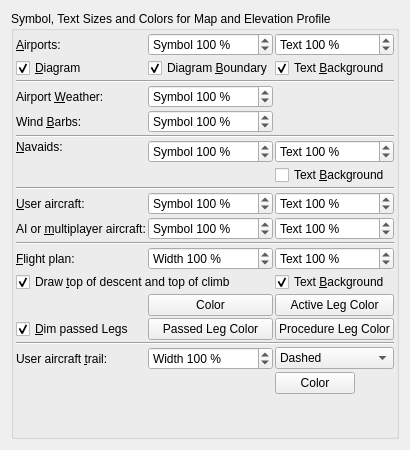
      <widget class="QWidget" name="stackedWidgetOptionsPage4">
       <layout class="QHBoxLayout" name="horizontalLayout">
        <item>
         <widget class="QGroupBox" name="groupBoxOptionsDisplay">
          <property name="title">
           <string>Symbol, Text Sizes and Colors for Map and Elevation Profile</string>
          </property>
          <layout class="QGridLayout" name="gridLayout_10">
           <property name="leftMargin">
            <number>2</number>
           </property>
           <property name="topMargin">
            <number>2</number>
           </property>
           <property name="rightMargin">
            <number>2</number>
           </property>
           <property name="bottomMargin">
            <number>2</number>
           </property>
           <property name="spacing">
            <number>2</number>
           </property>
           <item row="9" column="0" colspan="3">
            <widget class="Line" name="line_4">
             <property name="orientation">
              <enum>Qt::Horizontal</enum>
             </property>
            </widget>
           </item>
           <item row="7" column="2">
            <widget class="QSpinBox" name="spinBoxOptionsDisplayTextSizeNavaid">
             <property name="toolTip">
              <string>For VOR, NDB, ILS,waypoints, airways, top of climb and top of descent (also for flight plan).
Afftects map and elevation profile.</string>
             </property>
             <property name="suffix">
              <string> %</string>
             </property>
             <property name="prefix">
              <string>Text </string>
             </property>
             <property name="minimum">
              <number>50</number>
             </property>
             <property name="maximum">
              <number>200</number>
             </property>
             <property name="singleStep">
              <number>10</number>
             </property>
             <property name="value">
              <number>100</number>
             </property>
            </widget>
           </item>
           <item row="10" column="2">
            <widget class="QSpinBox" name="spinBoxOptionsDisplayTextSizeAircraftUser">
             <property name="toolTip">
              <string/>
             </property>
             <property name="suffix">
              <string> %</string>
             </property>
             <property name="prefix">
              <string>Text </string>
             </property>
             <property name="minimum">
              <number>50</number>
             </property>
             <property name="maximum">
              <number>200</number>
             </property>
             <property name="singleStep">
              <number>10</number>
             </property>
             <property name="value">
              <number>100</number>
             </property>
            </widget>
           </item>
           <item row="8" column="2">
            <widget class="QCheckBox" name="checkBoxOptionsMapNavaidText">
             <property name="toolTip">
              <string>Draw white background for navaid labels</string>
             </property>
             <property name="text">
              <string>Text &amp;Background</string>
             </property>
            </widget>
           </item>
           <item row="0" column="0">
            <widget class="QLabel" name="labelOptionsMapSizeAirport">
             <property name="text">
              <string>&amp;Airports:</string>
             </property>
             <property name="buddy">
              <cstring>spinBoxOptionsDisplaySymbolSizeAirport</cstring>
             </property>
            </widget>
           </item>
           <item row="15" column="2">
            <widget class="QPushButton" name="pushButtonOptionsDisplayFlightplanActiveColor">
             <property name="sizePolicy">
              <sizepolicy hsizetype="Expanding" vsizetype="Fixed">
               <horstretch>0</horstretch>
               <verstretch>0</verstretch>
              </sizepolicy>
             </property>
             <property name="toolTip">
              <string>Color for the active flight plan leg</string>
             </property>
             <property name="text">
              <string>Active Leg Color</string>
             </property>
            </widget>
           </item>
           <item row="22" column="2">
            <widget class="QComboBox" name="comboBoxOptionsDisplayTrailType">
             <item>
              <property name="text">
               <string>Dashed</string>
              </property>
             </item>
             <item>
              <property name="text">
               <string>Dotted</string>
              </property>
             </item>
             <item>
              <property name="text">
               <string>Solid</string>
              </property>
             </item>
            </widget>
           </item>
           <item row="17" column="1">
            <widget class="QPushButton" name="pushButtonOptionsDisplayFlightplanPassedColor">
             <property name="sizePolicy">
              <sizepolicy hsizetype="Expanding" vsizetype="Fixed">
               <horstretch>0</horstretch>
               <verstretch>0</verstretch>
              </sizepolicy>
             </property>
             <property name="toolTip">
              <string>Color for passed flight plan legs.
Enable &quot;Dim passed Legs&quot; to see his color.</string>
             </property>
             <property name="text">
              <string>Passed Leg Color</string>
             </property>
            </widget>
           </item>
           <item row="13" column="0">
            <widget class="QLabel" name="labelOptionsMapSizeFlightplan">
             <property name="text">
              <string>&amp;Flight plan:</string>
             </property>
             <property name="buddy">
              <cstring>spinBoxOptionsDisplayThicknessFlightplan</cstring>
             </property>
            </widget>
           </item>
           <item row="12" column="0" colspan="3">
            <widget class="Line" name="line">
             <property name="orientation">
              <enum>Qt::Horizontal</enum>
             </property>
            </widget>
           </item>
           <item row="17" column="2">
            <widget class="QPushButton" name="pushButtonOptionsDisplayFlightplanProcedureColor">
             <property name="sizePolicy">
              <sizepolicy hsizetype="Expanding" vsizetype="Fixed">
               <horstretch>0</horstretch>
               <verstretch>0</verstretch>
              </sizepolicy>
             </property>
             <property name="toolTip">
              <string>Color for the procedure legs of a flight plan</string>
             </property>
             <property name="text">
              <string>Procedure Leg Color</string>
             </property>
            </widget>
           </item>
           <item row="2" column="0" colspan="3">
            <widget class="Line" name="line_21">
             <property name="orientation">
              <enum>Qt::Horizontal</enum>
             </property>
            </widget>
           </item>
           <item row="15" column="1">
            <widget class="QPushButton" name="pushButtonOptionsDisplayFlightplanColor">
             <property name="sizePolicy">
              <sizepolicy hsizetype="Expanding" vsizetype="Fixed">
               <horstretch>0</horstretch>
               <verstretch>0</verstretch>
              </sizepolicy>
             </property>
             <property name="toolTip">
              <string>Color for flight plan line</string>
             </property>
             <property name="text">
              <string>Color</string>
             </property>
            </widget>
           </item>
           <item row="13" column="2">
            <widget class="QSpinBox" name="spinBoxOptionsDisplayTextSizeFlightplan">
             <property name="toolTip">
              <string/>
             </property>
             <property name="suffix">
              <string> %</string>
             </property>
             <property name="prefix">
              <string>Text </string>
             </property>
             <property name="minimum">
              <number>50</number>
             </property>
             <property name="maximum">
              <number>200</number>
             </property>
             <property name="singleStep">
              <number>10</number>
             </property>
             <property name="value">
              <number>100</number>
             </property>
            </widget>
           </item>
           <item row="0" column="2">
            <widget class="QSpinBox" name="spinBoxOptionsDisplayTextSizeAirport">
             <property name="toolTip">
              <string/>
             </property>
             <property name="suffix">
              <string> %</string>
             </property>
             <property name="prefix">
              <string>Text </string>
             </property>
             <property name="minimum">
              <number>50</number>
             </property>
             <property name="maximum">
              <number>200</number>
             </property>
             <property name="singleStep">
              <number>10</number>
             </property>
             <property name="value">
              <number>100</number>
             </property>
            </widget>
           </item>
           <item row="14" column="2">
            <widget class="QCheckBox" name="checkBoxOptionsMapFlightplanText">
             <property name="toolTip">
              <string>Draw bright yellow background for flight plan labels</string>
             </property>
             <property name="text">
              <string>Text &amp;Background</string>
             </property>
             <property name="checked">
              <bool>true</bool>
             </property>
            </widget>
           </item>
           <item row="19" column="0" colspan="3">
            <widget class="Line" name="line_2">
             <property name="orientation">
              <enum>Qt::Horizontal</enum>
             </property>
            </widget>
           </item>
           <item row="13" column="1">
            <widget class="QSpinBox" name="spinBoxOptionsDisplayThicknessFlightplan">
             <property name="toolTip">
              <string/>
             </property>
             <property name="suffix">
              <string> %</string>
             </property>
             <property name="prefix">
              <string>Width </string>
             </property>
             <property name="minimum">
              <number>50</number>
             </property>
             <property name="maximum">
              <number>200</number>
             </property>
             <property name="singleStep">
              <number>10</number>
             </property>
             <property name="value">
              <number>100</number>
             </property>
            </widget>
           </item>
           <item row="10" column="0">
            <widget class="QLabel" name="labelOptionsMapSizeAircraftUser">
             <property name="text">
              <string>&amp;User aircraft:</string>
             </property>
             <property name="buddy">
              <cstring>spinBoxOptionsDisplaySymbolSizeAircraftUser</cstring>
             </property>
            </widget>
           </item>
           <item row="4" column="0">
            <widget class="QLabel" name="labelOptionsMapSizeAirportWeather_2">
             <property name="text">
              <string>Wind &amp;Barbs:</string>
             </property>
             <property name="buddy">
              <cstring>spinBoxOptionsDisplaySymbolSizeWindBarbs</cstring>
             </property>
            </widget>
           </item>
           <item row="11" column="2">
            <widget class="QSpinBox" name="spinBoxOptionsDisplayTextSizeAircraftAi">
             <property name="toolTip">
              <string/>
             </property>
             <property name="suffix">
              <string> %</string>
             </property>
             <property name="prefix">
              <string>Text </string>
             </property>
             <property name="minimum">
              <number>50</number>
             </property>
             <property name="maximum">
              <number>200</number>
             </property>
             <property name="singleStep">
              <number>10</number>
             </property>
             <property name="value">
              <number>100</number>
             </property>
            </widget>
           </item>
           <item row="11" column="1">
            <widget class="QSpinBox" name="spinBoxOptionsDisplaySymbolSizeAircraftAi">
             <property name="toolTip">
              <string/>
             </property>
             <property name="suffix">
              <string> %</string>
             </property>
             <property name="prefix">
              <string>Symbol </string>
             </property>
             <property name="minimum">
              <number>50</number>
             </property>
             <property name="maximum">
              <number>200</number>
             </property>
             <property name="singleStep">
              <number>10</number>
             </property>
             <property name="value">
              <number>100</number>
             </property>
            </widget>
           </item>
           <item row="23" column="2">
            <widget class="QPushButton" name="pushButtonOptionsDisplayTrailColor">
             <property name="sizePolicy">
              <sizepolicy hsizetype="Fixed" vsizetype="Fixed">
               <horstretch>0</horstretch>
               <verstretch>0</verstretch>
              </sizepolicy>
             </property>
             <property name="toolTip">
              <string>Set color for aircraft trail.</string>
             </property>
             <property name="text">
              <string>Color</string>
             </property>
            </widget>
           </item>
           <item row="10" column="1">
            <widget class="QSpinBox" name="spinBoxOptionsDisplaySymbolSizeAircraftUser">
             <property name="toolTip">
              <string/>
             </property>
             <property name="suffix">
              <string> %</string>
             </property>
             <property name="prefix">
              <string>Symbol </string>
             </property>
             <property name="minimum">
              <number>50</number>
             </property>
             <property name="maximum">
              <number>200</number>
             </property>
             <property name="singleStep">
              <number>10</number>
             </property>
             <property name="value">
              <number>100</number>
             </property>
            </widget>
           </item>
           <item row="7" column="1">
            <widget class="QSpinBox" name="spinBoxOptionsDisplaySymbolSizeNavaid">
             <property name="toolTip">
              <string>For VOR, NDB, ILS,waypoints, airways, top of climb and top of descent (also for flight plan).
Afftects map and elevation profile.</string>
             </property>
             <property name="suffix">
              <string> %</string>
             </property>
             <property name="prefix">
              <string>Symbol </string>
             </property>
             <property name="minimum">
              <number>50</number>
             </property>
             <property name="maximum">
              <number>200</number>
             </property>
             <property name="singleStep">
              <number>10</number>
             </property>
             <property name="value">
              <number>100</number>
             </property>
            </widget>
           </item>
           <item row="1" column="1">
            <widget class="QCheckBox" name="checkBoxOptionsMapAirportBoundary">
             <property name="toolTip">
              <string>Draw white background boundary around airport diagram</string>
             </property>
             <property name="text">
              <string>Diagram &amp;Boundary</string>
             </property>
             <property name="checked">
              <bool>true</bool>
             </property>
            </widget>
           </item>
           <item row="3" column="1">
            <widget class="QSpinBox" name="spinBoxOptionsDisplaySymbolSizeAirportWeather">
             <property name="toolTip">
              <string/>
             </property>
             <property name="suffix">
              <string> %</string>
             </property>
             <property name="prefix">
              <string>Symbol </string>
             </property>
             <property name="minimum">
              <number>50</number>
             </property>
             <property name="maximum">
              <number>200</number>
             </property>
             <property name="singleStep">
              <number>10</number>
             </property>
             <property name="value">
              <number>100</number>
             </property>
            </widget>
           </item>
           <item row="7" column="0" rowspan="2">
            <widget class="QLabel" name="labelOptionsMapSizeNavaid">
             <property name="text">
              <string>&amp;Navaids:</string>
             </property>
             <property name="alignment">
              <set>Qt::AlignLeading|Qt::AlignLeft|Qt::AlignTop</set>
             </property>
             <property name="buddy">
              <cstring>spinBoxOptionsDisplaySymbolSizeNavaid</cstring>
             </property>
            </widget>
           </item>
           <item row="1" column="2">
            <widget class="QCheckBox" name="checkBoxOptionsMapAirportText">
             <property name="toolTip">
              <string>Draw white background for airport labels</string>
             </property>
             <property name="text">
              <string>Text &amp;Background</string>
             </property>
             <property name="checked">
              <bool>true</bool>
             </property>
            </widget>
           </item>
           <item row="11" column="0">
            <widget class="QLabel" name="labelOptionsMapSizeAircraftAi">
             <property name="text">
              <string>AI or &amp;multiplayer aircraft:</string>
             </property>
             <property name="buddy">
              <cstring>spinBoxOptionsDisplaySymbolSizeAircraftAi</cstring>
             </property>
            </widget>
           </item>
           <item row="14" column="0" colspan="2">
            <widget class="QCheckBox" name="checkBoxOptionsShowTod">
             <property name="toolTip">
              <string>Enable this option to show the top of descent and top of climb points on the map and in the elevation profile.</string>
             </property>
             <property name="text">
              <string>Draw &amp;top of descent and top of climb</string>
             </property>
             <property name="checked">
              <bool>true</bool>
             </property>
            </widget>
           </item>
           <item row="0" column="1">
            <widget class="QSpinBox" name="spinBoxOptionsDisplaySymbolSizeAirport">
             <property name="toolTip">
              <string/>
             </property>
             <property name="suffix">
              <string> %</string>
             </property>
             <property name="prefix">
              <string>Symbol </string>
             </property>
             <property name="minimum">
              <number>50</number>
             </property>
             <property name="maximum">
              <number>200</number>
             </property>
             <property name="singleStep">
              <number>10</number>
             </property>
             <property name="value">
              <number>100</number>
             </property>
            </widget>
           </item>
           <item row="1" column="0">
            <widget class="QCheckBox" name="checkBoxOptionsMapAirportDiagram">
             <property name="toolTip">
              <string>Draw airport diagrams.
Parking, aprons, taxiways, fuel and tower positions will be omitted if not selected.</string>
             </property>
             <property name="text">
              <string>&amp;Diagram</string>
             </property>
             <property name="checked">
              <bool>true</bool>
             </property>
            </widget>
           </item>
           <item row="3" column="0">
            <widget class="QLabel" name="labelOptionsMapSizeAirportWeather">
             <property name="text">
              <string>Airport &amp;Weather:</string>
             </property>
             <property name="buddy">
              <cstring>spinBoxOptionsDisplaySymbolSizeAirportWeather</cstring>
             </property>
            </widget>
           </item>
           <item row="4" column="1">
            <widget class="QSpinBox" name="spinBoxOptionsDisplaySymbolSizeWindBarbs">
             <property name="toolTip">
              <string/>
             </property>
             <property name="suffix">
              <string> %</string>
             </property>
             <property name="prefix">
              <string>Symbol </string>
             </property>
             <property name="minimum">
              <number>50</number>
             </property>
             <property name="maximum">
              <number>200</number>
             </property>
             <property name="singleStep">
              <number>10</number>
             </property>
             <property name="value">
              <number>100</number>
             </property>
            </widget>
           </item>
           <item row="22" column="0">
            <widget class="QLabel" name="labelOptionsMapSizeTrail">
             <property name="text">
              <string>User aircraft &amp;trail:</string>
             </property>
             <property name="buddy">
              <cstring>spinBoxOptionsDisplayThicknessTrail</cstring>
             </property>
            </widget>
           </item>
           <item row="6" column="0" colspan="3">
            <widget class="Line" name="line_5">
             <property name="orientation">
              <enum>Qt::Horizontal</enum>
             </property>
            </widget>
           </item>
           <item row="22" column="1">
            <widget class="QSpinBox" name="spinBoxOptionsDisplayThicknessTrail">
             <property name="toolTip">
              <string/>
             </property>
             <property name="suffix">
              <string> %</string>
             </property>
             <property name="prefix">
              <string>Width </string>
             </property>
             <property name="minimum">
              <number>50</number>
             </property>
             <property name="maximum">
              <number>200</number>
             </property>
             <property name="singleStep">
              <number>10</number>
             </property>
             <property name="value">
              <number>100</number>
             </property>
            </widget>
           </item>
           <item row="17" column="0">
            <widget class="QCheckBox" name="checkBoxOptionsMapFlightplanDimPassed">
             <property name="toolTip">
              <string>Draw already flown legs in a different color and hide waypoint texts to unclutter the map.
Change color with the &quot;Passed Leg Color&quot;.</string>
             </property>
             <property name="text">
              <string>&amp;Dim passed Legs</string>
             </property>
             <property name="checked">
              <bool>true</bool>
             </property>
            </widget>
           </item>
           <item row="24" column="2">
            <spacer name="verticalSpacer_13">
             <property name="orientation">
              <enum>Qt::Vertical</enum>
             </property>
             <property name="sizeHint" stdset="0">
              <size>
               <width>20</width>
               <height>40</height>
              </size>
             </property>
            </spacer>
           </item>
          </layout>
         </widget>
        </item>
       </layout>
      </widget>
